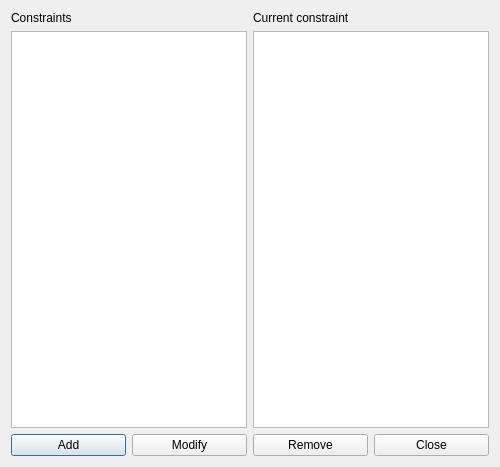
<?xml version="1.0" encoding="UTF-8"?>
<ui version="4.0">
 <class>ConstraintStudentsEarlyMaxBeginningsAtSecondHourForm_template</class>
 <widget class="QDialog" name="ConstraintStudentsEarlyMaxBeginningsAtSecondHourForm_template">
  <property name="geometry">
   <rect>
    <x>0</x>
    <y>0</y>
    <width>500</width>
    <height>467</height>
   </rect>
  </property>
  <property name="windowTitle">
   <string extracomment="This is the title of the dialog to see the list of all constraints of this type">Constraints students early max beginnings at second hour</string>
  </property>
  <layout class="QGridLayout" name="gridLayout">
   <item row="0" column="0">
    <layout class="QVBoxLayout" name="verticalLayout">
     <item>
      <widget class="QLabel" name="constraintsTextLabel">
       <property name="frameShape">
        <enum>QFrame::NoFrame</enum>
       </property>
       <property name="frameShadow">
        <enum>QFrame::Plain</enum>
       </property>
       <property name="text">
        <string>Constraints</string>
       </property>
       <property name="wordWrap">
        <bool>false</bool>
       </property>
      </widget>
     </item>
     <item>
      <widget class="QListWidget" name="constraintsListWidget"/>
     </item>
    </layout>
   </item>
   <item row="0" column="1">
    <layout class="QVBoxLayout" name="verticalLayout_2">
     <item>
      <widget class="QLabel" name="currentConstraintTextLabel">
       <property name="text">
        <string>Current constraint</string>
       </property>
       <property name="wordWrap">
        <bool>false</bool>
       </property>
      </widget>
     </item>
     <item>
      <widget class="QPlainTextEdit" name="currentConstraintTextEdit"/>
     </item>
    </layout>
   </item>
   <item row="1" column="0" colspan="2">
    <layout class="QHBoxLayout" name="horizontalLayout">
     <item>
      <widget class="QPushButton" name="addConstraintPushButton">
       <property name="text">
        <string>Add</string>
       </property>
      </widget>
     </item>
     <item>
      <widget class="QPushButton" name="modifyConstraintPushButton">
       <property name="text">
        <string>Modify</string>
       </property>
      </widget>
     </item>
     <item>
      <widget class="QPushButton" name="removeConstraintPushButton">
       <property name="text">
        <string>Remove</string>
       </property>
      </widget>
     </item>
     <item>
      <widget class="QPushButton" name="closePushButton">
       <property name="text">
        <string>Close</string>
       </property>
      </widget>
     </item>
    </layout>
   </item>
  </layout>
 </widget>
 <layoutdefault spacing="6" margin="11"/>
 <resources/>
 <connections/>
</ui>
